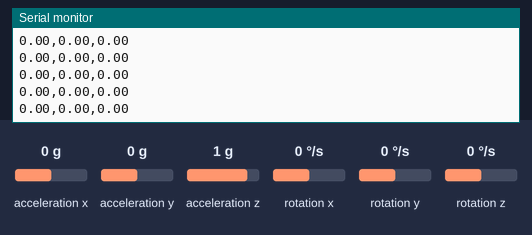
A sketch run on a simulated Arduino Uno, built with avr-gcc and run on an emulated ATmega328P. Parts: the last lines printed to the serial monitor. Wiring (inferred from the names in the program): MPU-6050 motion sensor at I2C address 0x68. The test bench sets the inputs (shaded band); at power-on: acceleration x 0 g, acceleration y 0 g, acceleration z 1 g, rotation z 0 °/s, rotation x 0 °/s, rotation y 0 °/s.

Above: at 1.2 s.
1.3 s: acceleration x set to -1.4 g
At 1.8 s:
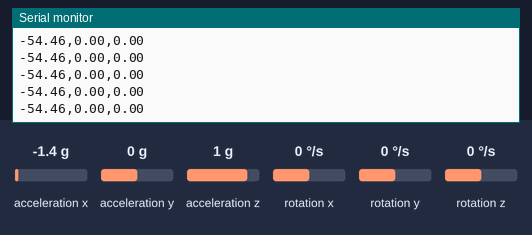
2.8 s: acceleration x set to 0.8 g
At 3.8 s:
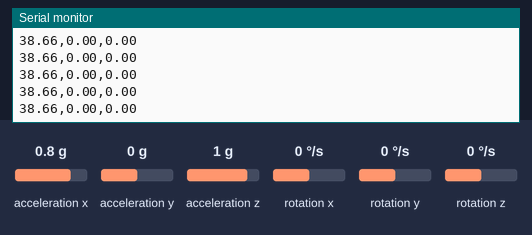
5.8 s: acceleration y set to 0.8 g
At 6.8 s:
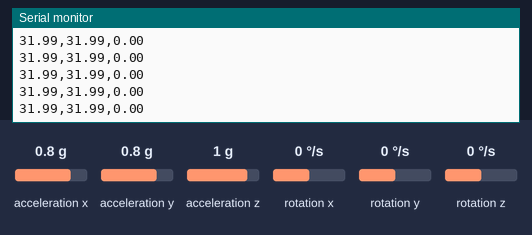
8.8 s: acceleration z set to -1.4 g
At 9.6 s:
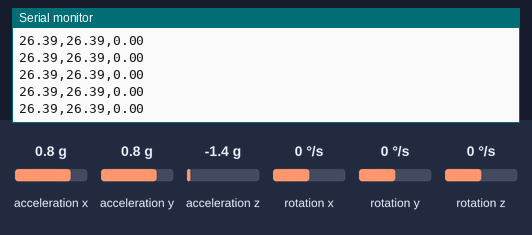
10.3 s: rotation z set to -192 °/s
At 11.1 s:
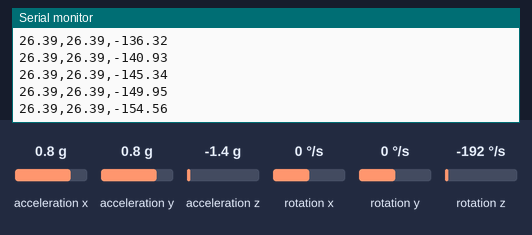
Timing chart, 0 to 12.8 s (numbered marks = the images above; inputs shaded):
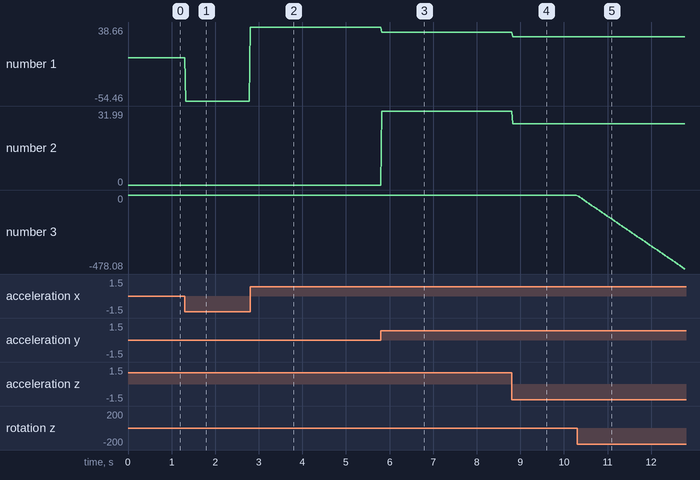

The sketch:

airmouse.ino
```cpp
#include <Wire.h>  // Biblioteca para comunicación I2C, usada para interactuar con el sensor MPU6050

// Dirección I2C del módulo MPU6050
const int MPU = 0x68;

// Variables para almacenar datos crudos del acelerómetro y giroscopio
int16_t accX, accY, accZ;
int16_t gyroX, gyroY, gyroZ;

// Variables para almacenar los ángulos calculados
float pitch, roll, yaw;

// Acumulador para el ángulo de yaw calculado por integración
float gyroYaw = 0;

// Variable para controlar el tiempo de muestreo
unsigned long prevTime;

void setup() {
  Wire.begin();  // Inicializa la comunicación I2C

  // Configuración inicial del MPU6050: se despierta el módulo escribiendo 0 al registro 0x6B
  Wire.beginTransmission(MPU);
  Wire.write(0x6B);
  Wire.write(0);
  Wire.endTransmission();

  // Inicialización de la comunicación serial para envío de datos
  Serial.begin(115200);

  // Se guarda el tiempo inicial de ejecución
  prevTime = millis();
}

void loop() {
  // -------------------- Lectura del Acelerómetro --------------------
  // Se leen los registros correspondientes a los ejes X, Y y Z del acelerómetro (6 bytes)
  Wire.beginTransmission(MPU);
  Wire.write(0x3B);  // Dirección del primer registro del acelerómetro
  Wire.endTransmission(false);
  Wire.requestFrom(MPU, 6);
  if (Wire.available() == 6) {
    accX = Wire.read() << 8 | Wire.read();
    accY = Wire.read() << 8 | Wire.read();
    accZ = Wire.read() << 8 | Wire.read();
  }

  // -------------------- Lectura del Giroscopio --------------------
  // Se leen los registros correspondientes a los ejes X, Y y Z del giroscopio (6 bytes)
  Wire.beginTransmission(MPU);
  Wire.write(0x43);  // Dirección del primer registro del giroscopio
  Wire.endTransmission(false);
  Wire.requestFrom(MPU, 6);
  if (Wire.available() == 6) {
    gyroX = Wire.read() << 8 | Wire.read();
    gyroY = Wire.read() << 8 | Wire.read();
    gyroZ = Wire.read() << 8 | Wire.read();
  }

  // -------------------- Cálculo de Pitch y Roll --------------------
  // Se convierten los datos crudos del acelerómetro a valores en 'g'
  float ax = accX / 16384.0;
  float ay = accY / 16384.0;
  float az = accZ / 16384.0;

  // Se calculan los ángulos pitch y roll usando trigonometría y el modelo de inclinación estática
  pitch = atan2(ay, sqrt(ax * ax + az * az)) * 180.0 / PI;
  roll  = atan2(ax, sqrt(ay * ay + az * az)) * 180.0 / PI;

  // -------------------- Cálculo de Yaw por integración --------------------
  // Se calcula el tiempo transcurrido entre dos muestras
  unsigned long currentTime = millis();
  float dt = (currentTime - prevTime) / 1000.0;  // Se convierte a segundos
  prevTime = currentTime;

  // El giroscopio mide velocidad angular: se convierte a grados/segundo
  float gyroZ_dps = gyroZ / 131.0;  // 131 LSB por grado/segundo para el rango por defecto ±250°/s

  // Se integra la velocidad angular para estimar el ángulo de yaw acumulado
  gyroYaw += gyroZ_dps * dt;
  yaw = gyroYaw;

  // -------------------- Transmisión de Datos --------------------
  // Se envían los valores de roll, pitch y yaw a través del puerto serial
  Serial.print(roll, 2); Serial.print(",");
  Serial.print(pitch, 2); Serial.print(",");
  Serial.println(yaw, 2);

  // Pequeño retraso para mantener una frecuencia de muestreo de ~50 Hz
  delay(20);
}
```

Measured:
- after the input at 1.3 s, the serial monitor: prints a new line at once (image 1)
- after the input at 2.8 s, the serial monitor: prints a new line at once (image 2)
- after the input at 5.8 s, the serial monitor: prints a new line at once (image 3)
- after the input at 8.8 s, the serial monitor: prints a new line at once (image 4)
- after the input at 10.3 s, the serial monitor: prints a new line at once (image 5)
- plotted number 1: 0 → -54.46 after the input at 1.3 s, -54.46 → 38.66 after the input at 2.8 s, 38.66 → 31.99 after the input at 5.8 s, 31.99 → 26.39 after the input at 8.8 s
- plotted number 2: 0 → 31.99 after the input at 5.8 s, 31.99 → 26.39 after the input at 8.8 s
- plotted number 3: 0 → -478.08 after the input at 10.3 s
